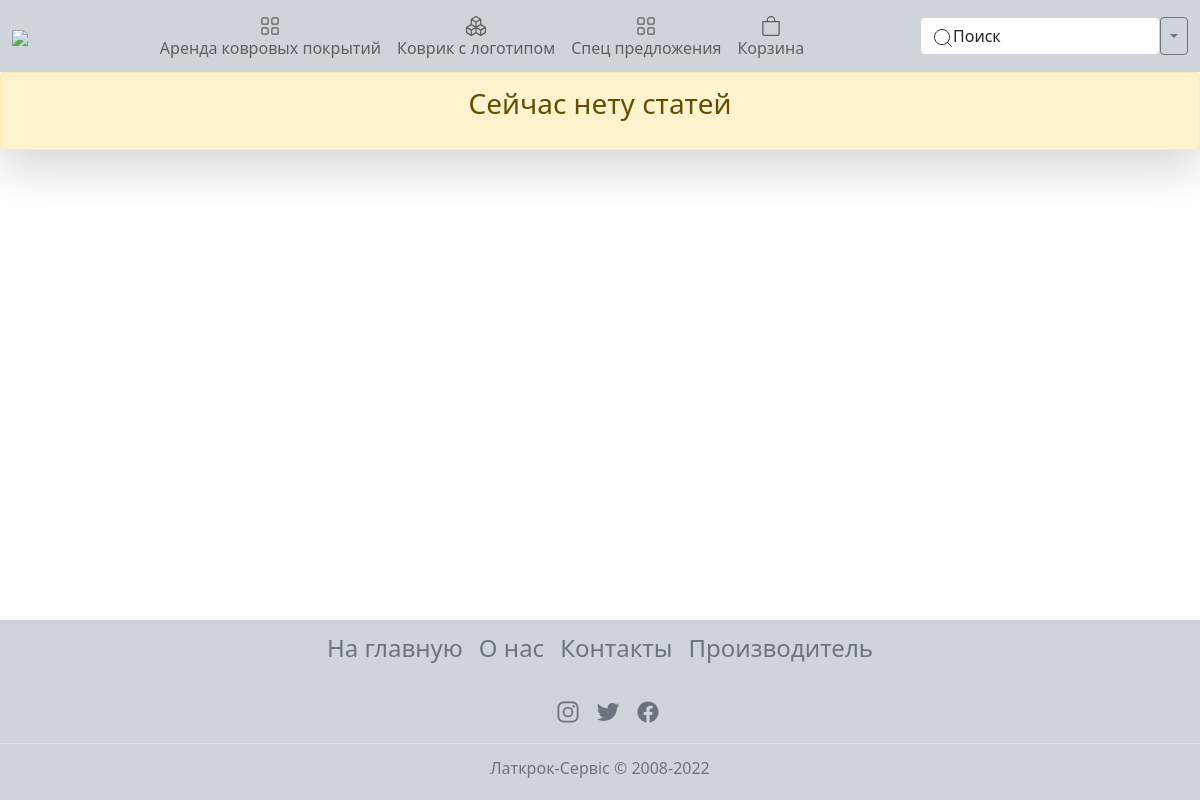
/uk/articles/, run on an earlier commit of the app's database.
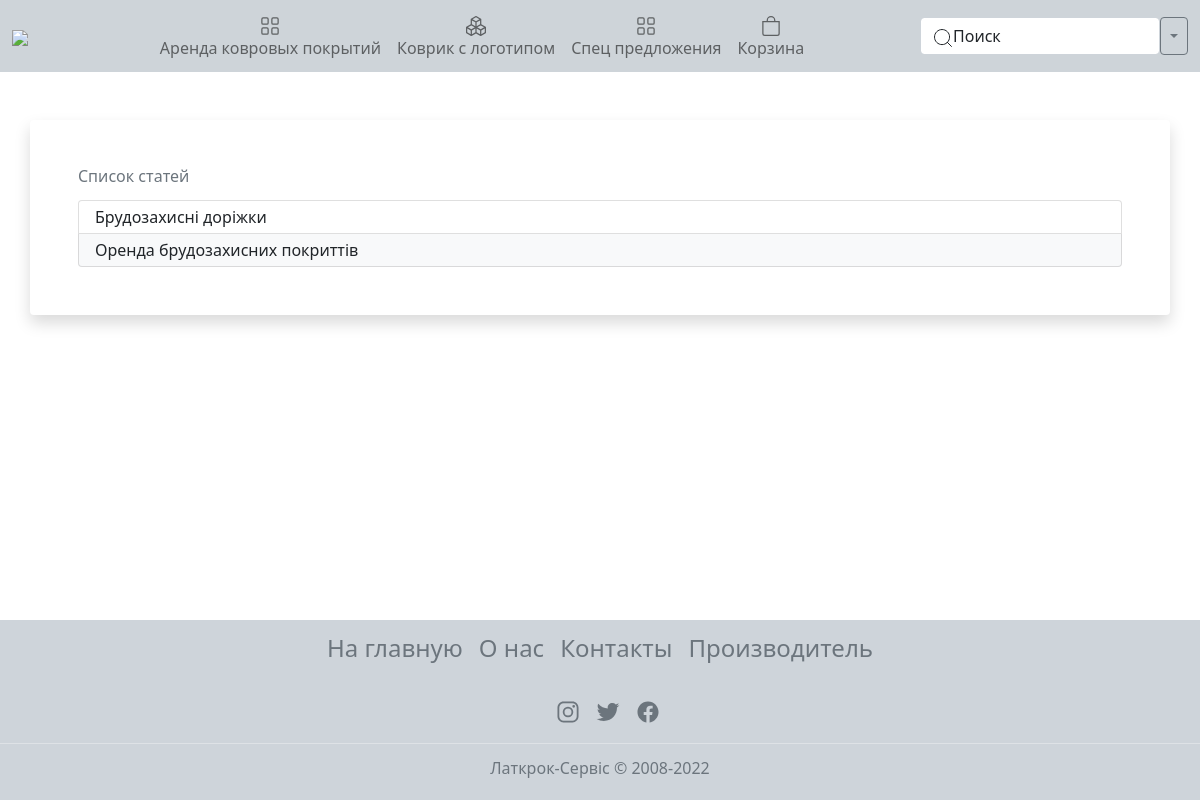
And on a later commit of the database.
### main/models.py (models this page shows, shortened)
class Article(models.Model):
    title = models.CharField('Статья', max_length=75, db_index=True)
    slug = models.SlugField('URL', max_length=255, unique=True, db_index=True)
    img = models.ImageField('Картинка', upload_to='articles_photo')
    content = models.TextField('Контент', db_index=True)
    time_create = models.DateTimeField('Время создания', auto_now_add=True)
    class Meta:
        ordering = ('-time_create',)
        verbose_name = 'Статья'
        verbose_name_plural = 'Статьи'
    def get_absolute_url(self):
        return reverse('detail_article', kwargs={'article_slug': self.slug})

### main/views.py (the view)
# urls.py: path('articles/', LatkrokArticle.as_view(), name='articles'),
class LatkrokArticle(ListView):
    model = Article
    template_name = 'main/list_article.html'
    context_object_name = 'articles'
    def get_context_data(self, *, object_list=None, **kwargs):
        context = super().get_context_data(**kwargs)
        return get_search_context(is_spec=True, kwargs=context)

### main/models.py (called while the page is built)
    def get_absolute_url(self):
        return reverse('order_product', kwargs={'order_slug': self.slug})

### main/views.py (called while the page is built)
def get_search_context(is_ord=False, is_spec=False, **kwargs) -> dict:
    ord, spec = '', ''
    if not is_ord:
        ord = Order.objects.all()
    if not is_spec:
        spec = SpecialOffer.objects.all()
    context = {
        'orders': ord,
        'specials': spec,
        'static_urls': {
            'главная': reverse('index'), 'оренда': reverse('order'), 'лого': reverse('logo'),
            'спец предложения': reverse('special'), 'корзина': reverse('cart'), 'про нас': reverse('about'),
            'контакты': reverse('contacts'), 'производитель': reverse('maker')
        }
    }
    kw = kwargs['kwargs'] if kwargs else kwargs
    return context | kw

### main/templates/main/list_article.html (shortened to what this page needs)
{% extends 'main/base.html' %}
{% block content %}
{% if articles %}
    <div class="container p-sm-5 mt-5 shadow p-3 mb-5 bg-body rounded">
        <p class="text-muted">Список статей</p>
        <div class="list-group">
            {% for i in articles %}
                {% if forloop.counter|divisibleby:2 %}
                    <a class="list-group-item dropdown-item bg-light" href="{{ i.get_absolute_url }}">{{ i.title }}</a>
                {% else %}
                    <a class="list-group-item dropdown-item" href="{{ i.get_absolute_url }}">{{ i.title }}</a>
                {% endif %}
            {% endfor %}
        </div>
    </div>
{% else %}
    <div class="alert alert-warning shadow-lg text-center" role="alert">
        <p class="fs-3">Сейчас нету статей</p>
    </div>
{% endif %}
{% endblock %}

What changed in the data, as far as the page shows it:
added Article: title "Брудозахисні доріжки"
added Article: title "Оренда брудозахисних покриттів"
Also different on the page:
text no longer shown: "Сейчас нету статей"
text now shown: "Список статей"
